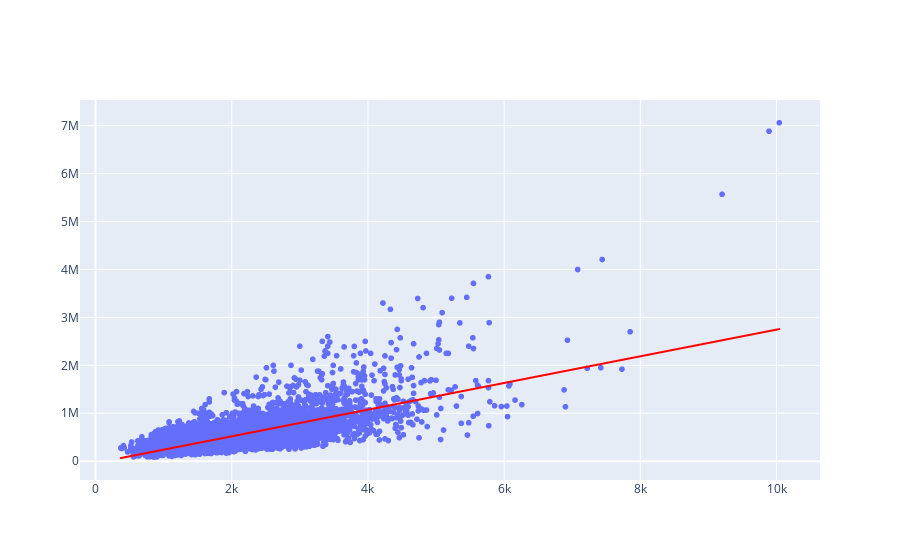

The notebook cell this image was saved under:
### Code cell
# Grafico considerando base teste
grafico1 = px.scatter(x=x_casas_teste.ravel(), y=y_casas_teste)
grafico2 = px.line(x=x_casas_teste.ravel(), y=previsoes_teste)
grafico2.data[0].line.color='red'
grafico3 = go.Figure(data=grafico1.data + grafico2.data)
grafico3

### Figure 1 — Plotly figure (JSON) as saved in the notebook; plotly's stock layout.template omitted (floating-point values rounded to 4 significant figures; data arrays with more than 128 entries replaced by an {"elided": "..."} marker saying what was removed)
{"data": [{"hovertemplate": "x=%{x}<br>y=%{y}<extra></extra>", "legendgroup": "", "marker": {"color": "#636efa", "symbol": "circle"}, "mode": "markers", "name": "", "showlegend": false, "type": "scattergl", "x": {"elided": "6484 int values"}, "xaxis": "x", "y": {"elided": "6484 int values"}, "yaxis": "y"}, {"hovertemplate": "x=%{x}<br>y=%{y}<extra></extra>", "legendgroup": "", "line": {"color": "red", "dash": "solid"}, "marker": {"symbol": "circle"}, "mode": "lines", "name": "", "showlegend": false, "type": "scattergl", "x": {"elided": "6484 int values"}, "xaxis": "x", "y": {"elided": "6484 float values"}, "yaxis": "y"}], "layout": {}}
